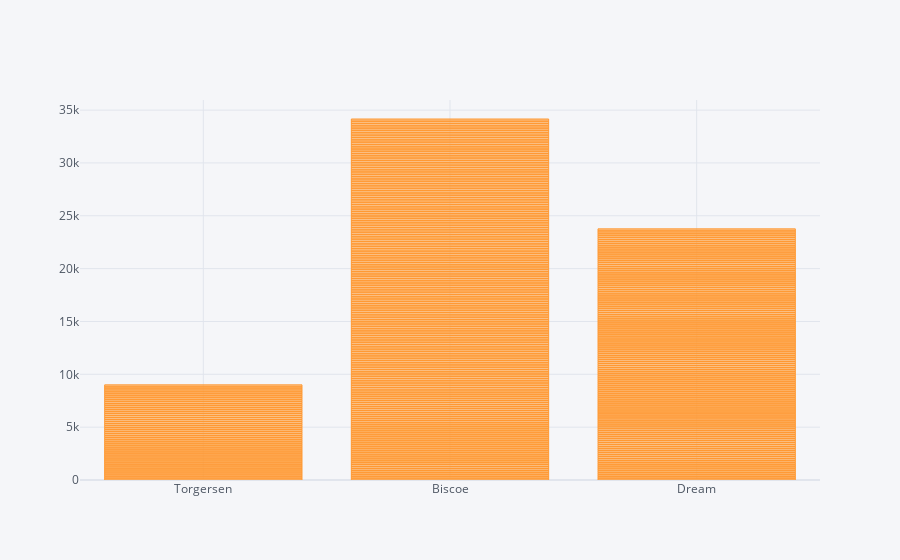

Notebook code for this chart:
### Code cell
# Create an interactive bar chart:
df.iplot(
    x='island',
    y='flipper_length_mm',
    kind='bar'
)

### Figure 1 — Plotly figure (JSON) as saved in the notebook; plotly's stock layout.template omitted (floating-point values rounded to 4 significant figures; data arrays with more than 128 entries replaced by an {"elided": "..."} marker saying what was removed)
{"data": [{"marker": {"color": "rgba(255, 153, 51, 0.6)", "line": {"color": "rgba(255, 153, 51, 1.0)", "width": 1}}, "name": "flipper_length_mm", "orientation": "v", "text": "", "type": "bar", "x": {"elided": "333 str values"}, "y": {"elided": "333 int values"}}], "layout": {"legend": {"bgcolor": "#F5F6F9", "font": {"color": "#4D5663"}}, "paper_bgcolor": "#F5F6F9", "plot_bgcolor": "#F5F6F9", "title": {"font": {"color": "#4D5663"}}, "xaxis": {"gridcolor": "#E1E5ED", "showgrid": true, "tickfont": {"color": "#4D5663"}, "title": {"font": {"color": "#4D5663"}, "text": ""}, "zerolinecolor": "#E1E5ED"}, "yaxis": {"gridcolor": "#E1E5ED", "showgrid": true, "tickfont": {"color": "#4D5663"}, "title": {"font": {"color": "#4D5663"}, "text": ""}, "zerolinecolor": "#E1E5ED"}}}
